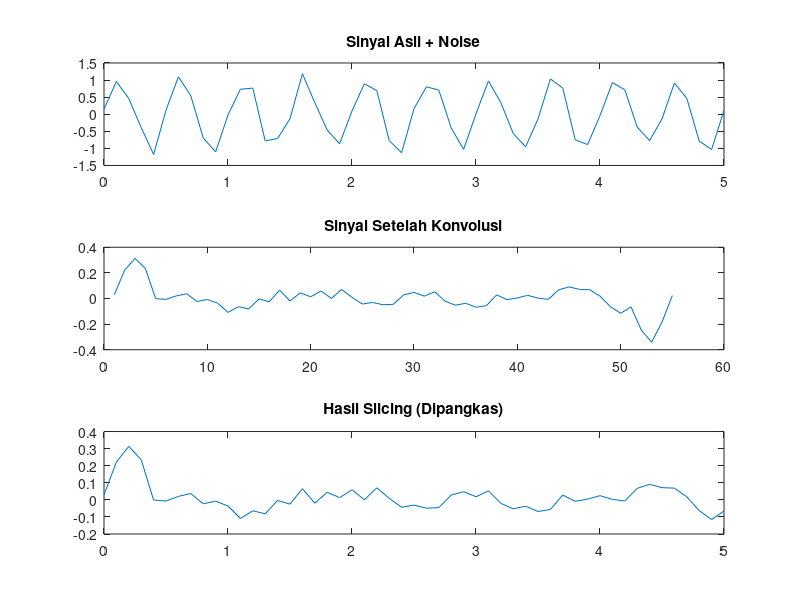

Write MATLAB code to recreate this figure.
% ==========================================
% UJI SLICING & DSP (NUM LITE)
% ==========================================

% 1. Membuat Vektor Waktu
t = 0:0.1:5

% 2. Membuat Sinyal Asli (Sinus 2 Hz)
sinyal_asli = sin(2 * 3.14159 * 2 * t)

% 3. Menambahkan Noise
noise = rand(1, length(t)) * 0.5 - 0.25
sinyal_noise = sinyal_asli + noise

% 4. Filtering (Konvolusi)
filter = [0.2, 0.2, 0.2, 0.2, 0.2]
sinyal_halus = conv(sinyal_noise, filter)
t_baru = 1:length(sinyal_halus)

% 5. UJI SLICING: Mengambil potongan sinyal
% Kita ingin mengambil sinyal halus sepanjang vektor t asli
panjang_asli = length(t)
sinyal_potong = sinyal_halus(1:panjang_asli)

% 6. UJI LOGIKA: Mengecek nilai maksimum
nilai_maks = max(sinyal_potong)
if nilai_maks > 0.8
    disp('Peringatan: Sinyal terlalu tinggi!')
else
    disp('Sinyal dalam batas aman.')
end

% 7. Menampilkan Grafik
subplot(3,1,1)
plot(t, sinyal_noise)
title('Sinyal Asli + Noise')

subplot(3,1,2)
plot(t_baru, sinyal_halus)
title('Sinyal Setelah Konvolusi')

subplot(3,1,3)
plot(t, sinyal_potong)
title('Hasil Slicing (Dipangkas)')
